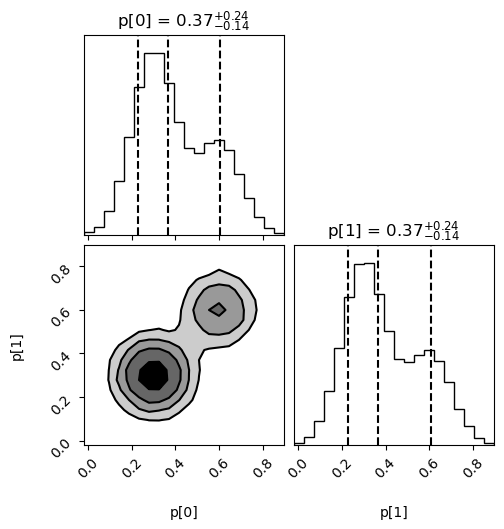

The script that saved this image:
import corner
import gvar as gv 
import numpy as np
import matplotlib.pyplot as plt
import vegas

np.random.seed(123)

@vegas.rbatchintegrand
def g_pdf(p):
    ans = 0
    h = 1.
    for p0 in [0.3, 0.6]:
        ans += h * np.exp(-np.sum((p-p0)**2, axis=0)/2/.01)
        h /= 2
    return ans

g_param = gv.gvar([0.5, 0.5], [[.25, .2], [.2, .25]])
g_ev = vegas.PDFIntegrator(param=g_param, pdf=g_pdf)

# adapt integrator to g_pdf(p) and evaluate <p>
g_ev(neval=4000, nitn=10)
r = g_ev.stats()
print('<p> =', r, '(vegas)')

# sample g_pdf(p) and use sample to evaluate <p>
wgts, p_samples = g_ev.sample(nbatch=40_000)
p_avg = np.sum(wgts[None, :] * p_samples, axis=1)
cosp_avg = np.sum(wgts[None, :] * np.cos(p_samples), axis=1)
print('<p> =', p_avg, '(sample)')
print('<cos(p)> =', cosp_avg, '(sample)')

# cosp_samples = np.cos(p_samples[0])
# all_samples = np.concatenate([p_samples, cosp_samples[None, :]], axis=0)
corner.corner(
    data=p_samples.T, weights=wgts, labels=['p[0]', 'p[1]'],
    range=2 * [0.999], show_titles=True, quantiles=[0.16, 0.5, 0.84],
    )
plt.savefig('bimodal.png', bbox_inches='tight')
plt.show()